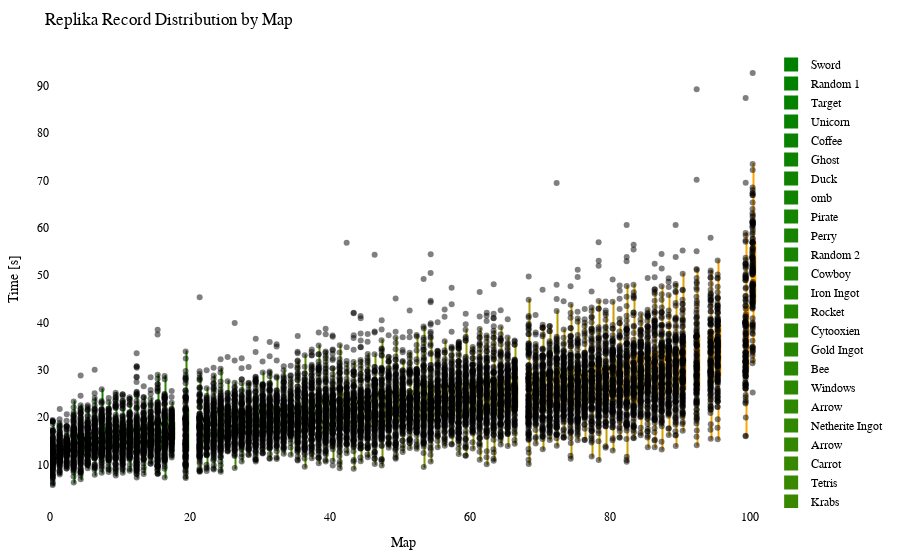

Source (notebook cell):
### Code cell
import plotly.graph_objects as go
import plotly.io as pio
from matplotlib.colors import LinearSegmentedColormap, to_hex

df = getRecordsDataframe(minigame="Replika")

# sort df columns by mean value 
df = df.reindex(df.mean().sort_values().index, axis=1)

# drop sum column
df = df.drop(columns=["Sum"])

# replace 25 with NaN
df = df.replace(25, np.nan)

# remove "ms " from column names
df.columns = df.columns.str.replace('ms ', '')

# Exclude the first column (assuming it's the column you don't want to include)
df_to_html = df.iloc[:, 1:]

# Calculate the offset for centering the data points
num_columns = len(df_to_html.columns)
offset = 0.5

# Create a green to orange gradient
cmap = LinearSegmentedColormap.from_list("green_orange", ["green", "orange"])
colors = [to_hex(cmap(i / (num_columns - 1))) for i in range(num_columns)]

# Create a Swarm plot using Plotly
fig = go.Figure()

for i, (column, color) in enumerate(zip(df_to_html.columns, colors)):
    x_values = [i + offset] * len(df_to_html[column])  # Adjust x-values with offset for horizontal centering
    fig.add_trace(go.Box(x=x_values,
                         y=df_to_html[column],
                         name=column,
                         boxpoints='all',
                         pointpos=-0.5,  # Adjust point position to prevent overlapping
                         marker=dict(color='rgba(0,0,0,0.5)', size=6),  # Adjust marker color and size
                         line=dict(color=color),
                         fillcolor=color,
                         hovertext=df_to_html.index,
                         hoverinfo='name+text+y',
                         showlegend=True))

fig.update_layout(title="Replika Record Distribution by Map",
                  xaxis=dict(title="Map"),
                  yaxis=dict(title="Time [s]"),
                  showlegend=True,
                  font=dict(family="Arial", size=12, color="black"),  # Customize font
                  plot_bgcolor="white",  # Set background color
                  margin=dict(l=50, r=50, t=50, b=50),  # Adjust margins for better layout
                  )

# Show the figure
fig.show()

# Export the plot to an HTML file
pio.write_html(fig, "out/repl_swarm_plot.html")

### Figure 1 — Plotly figure (JSON) as saved in the notebook; plotly's stock layout.template omitted (floating-point values rounded to 4 significant figures; data arrays with more than 128 entries replaced by an {"elided": "..."} marker saying what was removed)
{"data": [{"boxpoints": "all", "fillcolor": "#008000", "hoverinfo": "name+text+y", "hovertext": {"elided": "212 str values"}, "line": {"color": "#008000"}, "marker": {"color": "rgba(0,0,0,0.5)", "size": 6}, "name": "Sword", "pointpos": -0.5, "showlegend": true, "type": "box", "x": {"elided": "212 float values"}, "y": {"elided": "212 float values"}}, {"boxpoints": "all", "fillcolor": "#028000", "hoverinfo": "name+text+y", "hovertext": {"elided": "212 str values"}, "line": {"color": "#028000"}, "marker": {"color": "rgba(0,0,0,0.5)", "size": 6}, "name": "Random 1", "pointpos": -0.5, "showlegend": true, "type": "box", "x": {"elided": "212 float values"}, "y": {"elided": "212 float values"}}, {"boxpoints": "all", "fillcolor": "#058100", "hoverinfo": "name+text+y", "hovertext": {"elided": "212 str values"}, "line": {"color": "#058100"}, "marker": {"color": "rgba(0,0,0,0.5)", "size": 6}, "name": "Target", "pointpos": -0.5, "showlegend": true, "type": "box", "x": {"elided": "212 float values"}, "y": {"elided": "212 float values"}}, {"boxpoints": "all", "fillcolor": "#078100", "hoverinfo": "name+text+y", "hovertext": {"elided": "212 str values"}, "line": {"color": "#078100"}, "marker": {"color": "rgba(0,0,0,0.5)", "size": 6}, "name": "Unicorn", "pointpos": -0.5, "showlegend": true, "type": "box", "x": {"elided": "212 float values"}, "y": {"elided": "212 float values"}}, {"boxpoints": "all", "fillcolor": "#0a8100", "hoverinfo": "name+text+y", "hovertext": {"elided": "212 str values"}, "line": {"color": "#0a8100"}, "marker": {"color": "rgba(0,0,0,0.5)", "size": 6}, "name": "Coffee", "pointpos": -0.5, "showlegend": true, "type": "box", "x": {"elided": "212 float values"}, "y": {"elided": "212 float values"}}, {"boxpoints": "all", "fillcolor": "#0c8200", "hoverinfo": "name+text+y", "hovertext": {"elided": "212 str values"}, "line": {"color": "#0c8200"}, "marker": {"color": "rgba(0,0,0,0.5)", "size": 6}, "name": "Ghost", "pointpos": -0.5, "showlegend": true, "type": "box", "x": {"elided": "212 float values"}, "y": {"elided": "212 float values"}}, {"boxpoints": "all", "fillcolor": "#0f8200", "hoverinfo": "name+text+y", "hovertext": {"elided": "212 str values"}, "line": {"color": "#0f8200"}, "marker": {"color": "rgba(0,0,0,0.5)", "size": 6}, "name": "Duck", "pointpos": -0.5, "showlegend": true, "type": "box", "x": {"elided": "212 float values"}, "y": {"elided": "212 float values"}}, {"boxpoints": "all", "fillcolor": "#118200", "hoverinfo": "name+text+y", "hovertext": {"elided": "212 str values"}, "line": {"color": "#118200"}, "marker": {"color": "rgba(0,0,0,0.5)", "size": 6}, "name": "omb", "pointpos": -0.5, "showlegend": true, "type": "box", "x": {"elided": "212 float values"}, "y": {"elided": "212 float values"}}, {"boxpoints": "all", "fillcolor": "#148300", "hoverinfo": "name+text+y", "hovertext": {"elided": "212 str values"}, "line": {"color": "#148300"}, "marker": {"color": "rgba(0,0,0,0.5)", "size": 6}, "name": "Pirate", "pointpos": -0.5, "showlegend": true, "type": "box", "x": {"elided": "212 float values"}, "y": {"elided": "212 float values"}}, {"boxpoints": "all", "fillcolor": "#178300", "hoverinfo": "name+text+y", "hovertext": {"elided": "212 str values"}, "line": {"color": "#178300"}, "marker": {"color": "rgba(0,0,0,0.5)", "size": 6}, "name": "Perry", "pointpos": -0.5, "showlegend": true, "type": "box", "x": {"elided": "212 float values"}, "y": {"elided": "212 float values"}}, {"boxpoints": "all", "fillcolor": "#198400", "hoverinfo": "name+text+y", "hovertext": {"elided": "212 str values"}, "line": {"color": "#198400"}, "marker": {"color": "rgba(0,0,0,0.5)", "size": 6}, "name": "Random 2", "pointpos": -0.5, "showlegend": true, "type": "box", "x": {"elided": "212 float values"}, "y": {"elided": "212 float values"}}, {"boxpoints": "all", "fillcolor": "#1c8400", "hoverinfo": "name+text+y", "hovertext": {"elided": "212 str values"}, "line": {"color": "#1c8400"}, "marker": {"color": "rgba(0,0,0,0.5)", "size": 6}, "name": "Cowboy", "pointpos": -0.5, "showlegend": true, "type": "box", "x": {"elided": "212 float values"}, "y": {"elided": "212 float values"}}, {"boxpoints": "all", "fillcolor": "#1e8400", "hoverinfo": "name+text+y", "hovertext": {"elided": "212 str values"}, "line": {"color": "#1e8400"}, "marker": {"color": "rgba(0,0,0,0.5)", "size": 6}, "name": "Iron Ingot", "pointpos": -0.5, "showlegend": true, "type": "box", "x": {"elided": "212 float values"}, "y": {"elided": "212 float values"}}, {"boxpoints": "all", "fillcolor": "#218500", "hoverinfo": "name+text+y", "hovertext": {"elided": "212 str values"}, "line": {"color": "#218500"}, "marker": {"color": "rgba(0,0,0,0.5)", "size": 6}, "name": "Rocket", "pointpos": -0.5, "showlegend": true, "type": "box", "x": {"elided": "212 float values"}, "y": {"elided": "212 float values"}}, {"boxpoints": "all", "fillcolor": "#238500", "hoverinfo": "name+text+y", "hovertext": {"elided": "212 str values"}, "line": {"color": "#238500"}, "marker": {"color": "rgba(0,0,0,0.5)", "size": 6}, "name": "Cytooxien", "pointpos": -0.5, "showlegend": true, "type": "box", "x": {"elided": "212 float values"}, "y": {"elided": "212 float values"}}, {"boxpoints": "all", "fillcolor": "#268600", "hoverinfo": "name+text+y", "hovertext": {"elided": "212 str values"}, "line": {"color": "#268600"}, "marker": {"color": "rgba(0,0,0,0.5)", "size": 6}, "name": "Gold Ingot", "pointpos": -0.5, "showlegend": true, "type": "box", "x": {"elided": "212 float values"}, "y": {"elided": "212 float values"}}, {"boxpoints": "all", "fillcolor": "#288600", "hoverinfo": "name+text+y", "hovertext": {"elided": "212 str values"}, "line": {"color": "#288600"}, "marker": {"color": "rgba(0,0,0,0.5)", "size": 6}, "name": "Bee", "pointpos": -0.5, "showlegend": true, "type": "box", "x": {"elided": "212 float values"}, "y": {"elided": "212 float values"}}, {"boxpoints": "all", "fillcolor": "#2b8600", "hoverinfo": "name+text+y", "hovertext": {"elided": "212 str values"}, "line": {"color": "#2b8600"}, "marker": {"color": "rgba(0,0,0,0.5)", "size": 6}, "name": "Windows", "pointpos": -0.5, "showlegend": true, "type": "box", "x": {"elided": "212 float values"}, "y": {"elided": "212 float values"}}, {"boxpoints": "all", "fillcolor": "#2e8700", "hoverinfo": "name+text+y", "hovertext": {"elided": "212 str values"}, "line": {"color": "#2e8700"}, "marker": {"color": "rgba(0,0,0,0.5)", "size": 6}, "name": "Arrow", "pointpos": -0.5, "showlegend": true, "type": "box", "x": {"elided": "212 float values"}, "y": {"elided": "212x2 float values"}}, {"boxpoints": "all", "fillcolor": "#308700", "hoverinfo": "name+text+y", "hovertext": {"elided": "212 str values"}, "line": {"color": "#308700"}, "marker": {"color": "rgba(0,0,0,0.5)", "size": 6}, "name": "Netherite Ingot", "pointpos": -0.5, "showlegend": true, "type": "box", "x": {"elided": "212 float values"}, "y": {"elided": "212 float values"}}, {"boxpoints": "all", "fillcolor": "#338700", "hoverinfo": "name+text+y", "hovertext": {"elided": "212 str values"}, "line": {"color": "#338700"}, "marker": {"color": "rgba(0,0,0,0.5)", "size": 6}, "name": "Arrow", "pointpos": -0.5, "showlegend": true, "type": "box", "x": {"elided": "212 float values"}, "y": {"elided": "212x2 float values"}}, {"boxpoints": "all", "fillcolor": "#358800", "hoverinfo": "name+text+y", "hovertext": {"elided": "212 str values"}, "line": {"color": "#358800"}, "marker": {"color": "rgba(0,0,0,0.5)", "size": 6}, "name": "Carrot", "pointpos": -0.5, "showlegend": true, "type": "box", "x": {"elided": "212 float values"}, "y": {"elided": "212 float values"}}, {"boxpoints": "all", "fillcolor": "#388800", "hoverinfo": "name+text+y", "hovertext": {"elided": "212 str values"}, "line": {"color": "#388800"}, "marker": {"color": "rgba(0,0,0,0.5)", "size": 6}, "name": "Tetris", "pointpos": -0.5, "showlegend": true, "type": "box", "x": {"elided": "212 float values"}, "y": {"elided": "212 float values"}}, {"boxpoints": "all", "fillcolor": "#3a8800", "hoverinfo": "name+text+y", "hovertext": {"elided": "212 str values"}, "line": {"color": "#3a8800"}, "marker": {"color": "rgba(0,0,0,0.5)", "size": 6}, "name": "Krabs", "pointpos": -0.5, "showlegend": true, "type": "box", "x": {"elided": "212 float values"}, "y": {"elided": "212 float values"}}, {"boxpoints": "all", "fillcolor": "#3d8900", "hoverinfo": "name+text+y", "hovertext": {"elided": "212 str values"}, "line": {"color": "#3d8900"}, "marker": {"color": "rgba(0,0,0,0.5)", "size": 6}, "name": "Poppy", "pointpos": -0.5, "showlegend": true, "type": "box", "x": {"elided": "212 float values"}, "y": {"elided": "212 float values"}}, {"boxpoints": "all", "fillcolor": "#408900", "hoverinfo": "name+text+y", "hovertext": {"elided": "212 str values"}, "line": {"color": "#408900"}, "marker": {"color": "rgba(0,0,0,0.5)", "size": 6}, "name": "Cookie", "pointpos": -0.5, "showlegend": true, "type": "box", "x": {"elided": "212 float values"}, "y": {"elided": "212 float values"}}, {"boxpoints": "all", "fillcolor": "#428a00", "hoverinfo": "name+text+y", "hovertext": {"elided": "212 str values"}, "line": {"color": "#428a00"}, "marker": {"color": "rgba(0,0,0,0.5)", "size": 6}, "name": "Koopa", "pointpos": -0.5, "showlegend": true, "type": "box", "x": {"elided": "212 float values"}, "y": {"elided": "212 float values"}}, {"boxpoints": "all", "fillcolor": "#458a00", "hoverinfo": "name+text+y", "hovertext": {"elided": "212 str values"}, "line": {"color": "#458a00"}, "marker": {"color": "rgba(0,0,0,0.5)", "size": 6}, "name": "Water Temple", "pointpos": -0.5, "showlegend": true, "type": "box", "x": {"elided": "212 float values"}, "y": {"elided": "212 float values"}}, {"boxpoints": "all", "fillcolor": "#478a00", "hoverinfo": "name+text+y", "hovertext": {"elided": "212 str values"}, "line": {"color": "#478a00"}, "marker": {"color": "rgba(0,0,0,0.5)", "size": 6}, "name": "Twitch", "pointpos": -0.5, "showlegend": true, "type": "box", "x": {"elided": "212 float values"}, "y": {"elided": "212 float values"}}, {"boxpoints": "all", "fillcolor": "#4a8b00", "hoverinfo": "name+text+y", "hovertext": {"elided": "212 str values"}, "line": {"color": "#4a8b00"}, "marker": {"color": "rgba(0,0,0,0.5)", "size": 6}, "name": "Pacman Ghost", "pointpos": -0.5, "showlegend": true, "type": "box", "x": {"elided": "212 float values"}, "y": {"elided": "212 float values"}}, {"boxpoints": "all", "fillcolor": "#4c8b00", "hoverinfo": "name+text+y", "hovertext": {"elided": "212 str values"}, "line": {"color": "#4c8b00"}, "marker": {"color": "rgba(0,0,0,0.5)", "size": 6}, "name": "Diskette", "pointpos": -0.5, "showlegend": true, "type": "box", "x": {"elided": "212 float values"}, "y": {"elided": "212 float values"}}, {"boxpoints": "all", "fillcolor": "#4f8b00", "hoverinfo": "name+text+y", "hovertext": {"elided": "212 str values"}, "line": {"color": "#4f8b00"}, "marker": {"color": "rgba(0,0,0,0.5)", "size": 6}, "name": "Mario", "pointpos": -0.5, "showlegend": true, "type": "box", "x": {"elided": "212 float values"}, "y": {"elided": "212 float values"}}, {"boxpoints": "all", "fillcolor": "#518c00", "hoverinfo": "name+text+y", "hovertext": {"elided": "212 str values"}, "line": {"color": "#518c00"}, "marker": {"color": "rgba(0,0,0,0.5)", "size": 6}, "name": "Controller", "pointpos": -0.5, "showlegend": true, "type": "box", "x": {"elided": "212 float values"}, "y": {"elided": "212 float values"}}, {"boxpoints": "all", "fillcolor": "#548c00", "hoverinfo": "name+text+y", "hovertext": {"elided": "212 str values"}, "line": {"color": "#548c00"}, "marker": {"color": "rgba(0,0,0,0.5)", "size": 6}, "name": "Poke Ball", "pointpos": -0.5, "showlegend": true, "type": "box", "x": {"elided": "212 float values"}, "y": {"elided": "212 float values"}}, {"boxpoints": "all", "fillcolor": "#578d00", "hoverinfo": "name+text+y", "hovertext": {"elided": "212 str values"}, "line": {"color": "#578d00"}, "marker": {"color": "rgba(0,0,0,0.5)", "size": 6}, "name": "Camera", "pointpos": -0.5, "showlegend": true, "type": "box", "x": {"elided": "212 float values"}, "y": {"elided": "212 float values"}}, {"boxpoints": "all", "fillcolor": "#598d00", "hoverinfo": "name+text+y", "hovertext": {"elided": "212 str values"}, "line": {"color": "#598d00"}, "marker": {"color": "rgba(0,0,0,0.5)", "size": 6}, "name": "House", "pointpos": -0.5, "showlegend": true, "type": "box", "x": {"elided": "212 float values"}, "y": {"elided": "212 float values"}}, {"boxpoints": "all", "fillcolor": "#5c8d00", "hoverinfo": "name+text+y", "hovertext": {"elided": "212 str values"}, "line": {"color": "#5c8d00"}, "marker": {"color": "rgba(0,0,0,0.5)", "size": 6}, "name": "Caterpie", "pointpos": -0.5, "showlegend": true, "type": "box", "x": {"elided": "212 float values"}, "y": {"elided": "212 float values"}}, {"boxpoints": "all", "fillcolor": "#5e8e00", "hoverinfo": "name+text+y", "hovertext": {"elided": "212 str values"}, "line": {"color": "#5e8e00"}, "marker": {"color": "rgba(0,0,0,0.5)", "size": 6}, "name": "YouTube", "pointpos": -0.5, "showlegend": true, "type": "box", "x": {"elided": "212 float values"}, "y": {"elided": "212 float values"}}, {"boxpoints": "all", "fillcolor": "#618e00", "hoverinfo": "name+text+y", "hovertext": {"elided": "212 str values"}, "line": {"color": "#618e00"}, "marker": {"color": "rgba(0,0,0,0.5)", "size": 6}, "name": "Sonic", "pointpos": -0.5, "showlegend": true, "type": "box", "x": {"elided": "212 float values"}, "y": {"elided": "212 float values"}}, {"boxpoints": "all", "fillcolor": "#638e00", "hoverinfo": "name+text+y", "hovertext": {"elided": "212 str values"}, "line": {"color": "#638e00"}, "marker": {"color": "rgba(0,0,0,0.5)", "size": 6}, "name": "Chicken", "pointpos": -0.5, "showlegend": true, "type": "box", "x": {"elided": "212 float values"}, "y": {"elided": "212 float values"}}, {"boxpoints": "all", "fillcolor": "#668f00", "hoverinfo": "name+text+y", "hovertext": {"elided": "212 str values"}, "line": {"color": "#668f00"}, "marker": {"color": "rgba(0,0,0,0.5)", "size": 6}, "name": "Parrot", "pointpos": -0.5, "showlegend": true, "type": "box", "x": {"elided": "212 float values"}, "y": {"elided": "212 float values"}}, {"boxpoints": "all", "fillcolor": "#688f00", "hoverinfo": "name+text+y", "hovertext": {"elided": "212 str values"}, "line": {"color": "#688f00"}, "marker": {"color": "rgba(0,0,0,0.5)", "size": 6}, "name": "Excavator", "pointpos": -0.5, "showlegend": true, "type": "box", "x": {"elided": "212 float values"}, "y": {"elided": "212 float values"}}, {"boxpoints": "all", "fillcolor": "#6b9000", "hoverinfo": "name+text+y", "hovertext": {"elided": "212 str values"}, "line": {"color": "#6b9000"}, "marker": {"color": "rgba(0,0,0,0.5)", "size": 6}, "name": "Twitter", "pointpos": -0.5, "showlegend": true, "type": "box", "x": {"elided": "212 float values"}, "y": {"elided": "212 float values"}}, {"boxpoints": "all", "fillcolor": "#6e9000", "hoverinfo": "name+text+y", "hovertext": {"elided": "212 str values"}, "line": {"color": "#6e9000"}, "marker": {"color": "rgba(0,0,0,0.5)", "size": 6}, "name": "Baby Yoda", "pointpos": -0.5, "showlegend": true, "type": "box", "x": {"elided": "212 float values"}, "y": {"elided": "212 float values"}}, {"boxpoints": "all", "fillcolor": "#709000", "hoverinfo": "name+text+y", "hovertext": {"elided": "212 str values"}, "line": {"color": "#709000"}, "marker": {"color": "rgba(0,0,0,0.5)", "size": 6}, "name": "Frog", "pointpos": -0.5, "showlegend": true, "type": "box", "x": {"elided": "212 float values"}, "y": {"elided": "212 float values"}}, {"boxpoints": "all", "fillcolor": "#739100", "hoverinfo": "name+text+y", "hovertext": {"elided": "212 str values"}, "line": {"color": "#739100"}, "marker": {"color": "rgba(0,0,0,0.5)", "size": 6}, "name": "of Meat", "pointpos": -0.5, "showlegend": true, "type": "box", "x": {"elided": "212 float values"}, "y": {"elided": "212 float values"}}, {"boxpoints": "all", "fillcolor": "#759100", "hoverinfo": "name+text+y", "hovertext": {"elided": "212 str values"}, "line": {"color": "#759100"}, "marker": {"color": "rgba(0,0,0,0.5)", "size": 6}, "name": "Egg", "pointpos": -0.5, "showlegend": true, "type": "box", "x": {"elided": "212 float values"}, "y": {"elided": "212 float values"}}, {"boxpoints": "all", "fillcolor": "#789100", "hoverinfo": "name+text+y", "hovertext": {"elided": "212 str values"}, "line": {"color": "#789100"}, "marker": {"color": "rgba(0,0,0,0.5)", "size": 6}, "name": "Fox", "pointpos": -0.5, "showlegend": true, "type": "box", "x": {"elided": "212 float values"}, "y": {"elided": "212 float values"}}, {"boxpoints": "all", "fillcolor": "#7a9200", "hoverinfo": "name+text+y", "hovertext": {"elided": "212 str values"}, "line": {"color": "#7a9200"}, "marker": {"color": "rgba(0,0,0,0.5)", "size": 6}, "name": "Thinking", "pointpos": -0.5, "showlegend": true, "type": "box", "x": {"elided": "212 float values"}, "y": {"elided": "212 float values"}}, {"boxpoints": "all", "fillcolor": "#7d9200", "hoverinfo": "name+text+y", "hovertext": {"elided": "212 str values"}, "line": {"color": "#7d9200"}, "marker": {"color": "rgba(0,0,0,0.5)", "size": 6}, "name": "The Sea", "pointpos": -0.5, "showlegend": true, "type": "box", "x": {"elided": "212 float values"}, "y": {"elided": "212 float values"}}, {"boxpoints": "all", "fillcolor": "#809300", "hoverinfo": "name+text+y", "hovertext": {"elided": "212 str values"}, "line": {"color": "#809300"}, "marker": {"color": "rgba(0,0,0,0.5)", "size": 6}, "name": "Thinking 2", "pointpos": -0.5, "showlegend": true, "type": "box", "x": {"elided": "212 float values"}, "y": {"elided": "212 float values"}}, {"boxpoints": "all", "fillcolor": "#829300", "hoverinfo": "name+text+y", "hovertext": {"elided": "212 str values"}, "line": {"color": "#829300"}, "marker": {"color": "rgba(0,0,0,0.5)", "size": 6}, "name": "ppHop 2", "pointpos": -0.5, "showlegend": true, "type": "box", "x": {"elided": "212 float values"}, "y": {"elided": "212 float values"}}, {"boxpoints": "all", "fillcolor": "#859300", "hoverinfo": "name+text+y", "hovertext": {"elided": "212 str values"}, "line": {"color": "#859300"}, "marker": {"color": "rgba(0,0,0,0.5)", "size": 6}, "name": "Tree", "pointpos": -0.5, "showlegend": true, "type": "box", "x": {"elided": "212 float values"}, "y": {"elided": "212 float values"}}, {"boxpoints": "all", "fillcolor": "#879400", "hoverinfo": "name+text+y", "hovertext": {"elided": "212 str values"}, "line": {"color": "#879400"}, "marker": {"color": "rgba(0,0,0,0.5)", "size": 6}, "name": "Sheep", "pointpos": -0.5, "showlegend": true, "type": "box", "x": {"elided": "212 float values"}, "y": {"elided": "212 float values"}}, {"boxpoints": "all", "fillcolor": "#8a9400", "hoverinfo": "name+text+y", "hovertext": {"elided": "212 str values"}, "line": {"color": "#8a9400"}, "marker": {"color": "rgba(0,0,0,0.5)", "size": 6}, "name": "Pizza", "pointpos": -0.5, "showlegend": true, "type": "box", "x": {"elided": "212 float values"}, "y": {"elided": "212 float values"}}, {"boxpoints": "all", "fillcolor": "#8c9400", "hoverinfo": "name+text+y", "hovertext": {"elided": "212 str values"}, "line": {"color": "#8c9400"}, "marker": {"color": "rgba(0,0,0,0.5)", "size": 6}, "name": "Skeleton", "pointpos": -0.5, "showlegend": true, "type": "box", "x": {"elided": "212 float values"}, "y": {"elided": "212 float values"}}, {"boxpoints": "all", "fillcolor": "#8f9500", "hoverinfo": "name+text+y", "hovertext": {"elided": "212 str values"}, "line": {"color": "#8f9500"}, "marker": {"color": "rgba(0,0,0,0.5)", "size": 6}, "name": "Heart", "pointpos": -0.5, "showlegend": true, "type": "box", "x": {"elided": "212 float values"}, "y": {"elided": "212 float values"}}, {"boxpoints": "all", "fillcolor": "#919500", "hoverinfo": "name+text+y", "hovertext": {"elided": "212 str values"}, "line": {"color": "#919500"}, "marker": {"color": "rgba(0,0,0,0.5)", "size": 6}, "name": "Up", "pointpos": -0.5, "showlegend": true, "type": "box", "x": {"elided": "212 float values"}, "y": {"elided": "212 float values"}}, {"boxpoints": "all", "fillcolor": "#949500", "hoverinfo": "name+text+y", "hovertext": {"elided": "212 str values"}, "line": {"color": "#949500"}, "marker": {"color": "rgba(0,0,0,0.5)", "size": 6}, "name": "French Fries", "pointpos": -0.5, "showlegend": true, "type": "box", "x": {"elided": "212 float values"}, "y": {"elided": "212 float values"}}, {"boxpoints": "all", "fillcolor": "#979600", "hoverinfo": "name+text+y", "hovertext": {"elided": "212 str values"}, "line": {"color": "#979600"}, "marker": {"color": "rgba(0,0,0,0.5)", "size": 6}, "name": "Mountain", "pointpos": -0.5, "showlegend": true, "type": "box", "x": {"elided": "212 float values"}, "y": {"elided": "212 float values"}}, {"boxpoints": "all", "fillcolor": "#999600", "hoverinfo": "name+text+y", "hovertext": {"elided": "212 str values"}, "line": {"color": "#999600"}, "marker": {"color": "rgba(0,0,0,0.5)", "size": 6}, "name": "Among Us", "pointpos": -0.5, "showlegend": true, "type": "box", "x": {"elided": "212 float values"}, "y": {"elided": "212 float values"}}, {"boxpoints": "all", "fillcolor": "#9c9700", "hoverinfo": "name+text+y", "hovertext": {"elided": "212 str values"}, "line": {"color": "#9c9700"}, "marker": {"color": "rgba(0,0,0,0.5)", "size": 6}, "name": "Wizard", "pointpos": -0.5, "showlegend": true, "type": "box", "x": {"elided": "212 float values"}, "y": {"elided": "212 float values"}}, {"boxpoints": "all", "fillcolor": "#9e9700", "hoverinfo": "name+text+y", "hovertext": {"elided": "212 str values"}, "line": {"color": "#9e9700"}, "marker": {"color": "rgba(0,0,0,0.5)", "size": 6}, "name": "Eevee", "pointpos": -0.5, "showlegend": true, "type": "box", "x": {"elided": "212 float values"}, "y": {"elided": "212 float values"}}, {"boxpoints": "all", "fillcolor": "#a19700", "hoverinfo": "name+text+y", "hovertext": {"elided": "212 str values"}, "line": {"color": "#a19700"}, "marker": {"color": "rgba(0,0,0,0.5)", "size": 6}, "name": "Cherry", "pointpos": -0.5, "showlegend": true, "type": "box", "x": {"elided": "212 float values"}, "y": {"elided": "212 float values"}}, {"boxpoints": "all", "fillcolor": "#a39800", "hoverinfo": "name+text+y", "hovertext": {"elided": "212 str values"}, "line": {"color": "#a39800"}, "marker": {"color": "rgba(0,0,0,0.5)", "size": 6}, "name": "Hourglass", "pointpos": -0.5, "showlegend": true, "type": "box", "x": {"elided": "212 float values"}, "y": {"elided": "212 float values"}}, {"boxpoints": "all", "fillcolor": "#a69800", "hoverinfo": "name+text+y", "hovertext": {"elided": "212 str values"}, "line": {"color": "#a69800"}, "marker": {"color": "rgba(0,0,0,0.5)", "size": 6}, "name": "Galaxian Alien", "pointpos": -0.5, "showlegend": true, "type": "box", "x": {"elided": "212 float values"}, "y": {"elided": "212 float values"}}, {"boxpoints": "all", "fillcolor": "#a89800", "hoverinfo": "name+text+y", "hovertext": {"elided": "212 str values"}, "line": {"color": "#a89800"}, "marker": {"color": "rgba(0,0,0,0.5)", "size": 6}, "name": "Blue Monster", "pointpos": -0.5, "showlegend": true, "type": "box", "x": {"elided": "212 float values"}, "y": {"elided": "212 float values"}}, {"boxpoints": "all", "fillcolor": "#ab9900", "hoverinfo": "name+text+y", "hovertext": {"elided": "212 str values"}, "line": {"color": "#ab9900"}, "marker": {"color": "rgba(0,0,0,0.5)", "size": 6}, "name": "Cow", "pointpos": -0.5, "showlegend": true, "type": "box", "x": {"elided": "212 float values"}, "y": {"elided": "212x2 float values"}}, {"boxpoints": "all", "fillcolor": "#ae9900", "hoverinfo": "name+text+y", "hovertext": {"elided": "212 str values"}, "line": {"color": "#ae9900"}, "marker": {"color": "rgba(0,0,0,0.5)", "size": 6}, "name": "Penguin", "pointpos": -0.5, "showlegend": true, "type": "box", "x": {"elided": "212 float values"}, "y": {"elided": "212 float values"}}, {"boxpoints": "all", "fillcolor": "#b09a00", "hoverinfo": "name+text+y", "hovertext": {"elided": "212 str values"}, "line": {"color": "#b09a00"}, "marker": {"color": "rgba(0,0,0,0.5)", "size": 6}, "name": "Spider", "pointpos": -0.5, "showlegend": true, "type": "box", "x": {"elided": "212 float values"}, "y": {"elided": "212 float values"}}, {"boxpoints": "all", "fillcolor": "#b39a00", "hoverinfo": "name+text+y", "hovertext": {"elided": "212 str values"}, "line": {"color": "#b39a00"}, "marker": {"color": "rgba(0,0,0,0.5)", "size": 6}, "name": "ppHop 1", "pointpos": -0.5, "showlegend": true, "type": "box", "x": {"elided": "212 float values"}, "y": {"elided": "212 float values"}}, {"boxpoints": "all", "fillcolor": "#b59a00", "hoverinfo": "name+text+y", "hovertext": {"elided": "212 str values"}, "line": {"color": "#b59a00"}, "marker": {"color": "rgba(0,0,0,0.5)", "size": 6}, "name": "Turtle", "pointpos": -0.5, "showlegend": true, "type": "box", "x": {"elided": "212 float values"}, "y": {"elided": "212 float values"}}, {"boxpoints": "all", "fillcolor": "#b89b00", "hoverinfo": "name+text+y", "hovertext": {"elided": "212 str values"}, "line": {"color": "#b89b00"}, "marker": {"color": "rgba(0,0,0,0.5)", "size": 6}, "name": "Zombie", "pointpos": -0.5, "showlegend": true, "type": "box", "x": {"elided": "212 float values"}, "y": {"elided": "212 float values"}}, {"boxpoints": "all", "fillcolor": "#ba9b00", "hoverinfo": "name+text+y", "hovertext": {"elided": "212 str values"}, "line": {"color": "#ba9b00"}, "marker": {"color": "rgba(0,0,0,0.5)", "size": 6}, "name": "Slime", "pointpos": -0.5, "showlegend": true, "type": "box", "x": {"elided": "212 float values"}, "y": {"elided": "212 float values"}}, {"boxpoints": "all", "fillcolor": "#bd9b00", "hoverinfo": "name+text+y", "hovertext": {"elided": "212 str values"}, "line": {"color": "#bd9b00"}, "marker": {"color": "rgba(0,0,0,0.5)", "size": 6}, "name": "Mouse", "pointpos": -0.5, "showlegend": true, "type": "box", "x": {"elided": "212 float values"}, "y": {"elided": "212 float values"}}, {"boxpoints": "all", "fillcolor": "#c09c00", "hoverinfo": "name+text+y", "hovertext": {"elided": "212 str values"}, "line": {"color": "#c09c00"}, "marker": {"color": "rgba(0,0,0,0.5)", "size": 6}, "name": "muss los", "pointpos": -0.5, "showlegend": true, "type": "box", "x": {"elided": "212 float values"}, "y": {"elided": "212 float values"}}, {"boxpoints": "all", "fillcolor": "#c29c00", "hoverinfo": "name+text+y", "hovertext": {"elided": "212 str values"}, "line": {"color": "#c29c00"}, "marker": {"color": "rgba(0,0,0,0.5)", "size": 6}, "name": "Instagram", "pointpos": -0.5, "showlegend": true, "type": "box", "x": {"elided": "212 float values"}, "y": {"elided": "212 float values"}}, {"boxpoints": "all", "fillcolor": "#c59d00", "hoverinfo": "name+text+y", "hovertext": {"elided": "212 str values"}, "line": {"color": "#c59d00"}, "marker": {"color": "rgba(0,0,0,0.5)", "size": 6}, "name": "Skeleton Skull", "pointpos": -0.5, "showlegend": true, "type": "box", "x": {"elided": "212 float values"}, "y": {"elided": "212 float values"}}, {"boxpoints": "all", "fillcolor": "#c79d00", "hoverinfo": "name+text+y", "hovertext": {"elided": "212 str values"}, "line": {"color": "#c79d00"}, "marker": {"color": "rgba(0,0,0,0.5)", "size": 6}, "name": "Blinky", "pointpos": -0.5, "showlegend": true, "type": "box", "x": {"elided": "212 float values"}, "y": {"elided": "212 float values"}}, {"boxpoints": "all", "fillcolor": "#ca9d00", "hoverinfo": "name+text+y", "hovertext": {"elided": "212 str values"}, "line": {"color": "#ca9d00"}, "marker": {"color": "rgba(0,0,0,0.5)", "size": 6}, "name": "Charizard", "pointpos": -0.5, "showlegend": true, "type": "box", "x": {"elided": "212 float values"}, "y": {"elided": "212 float values"}}, {"boxpoints": "all", "fillcolor": "#cc9e00", "hoverinfo": "name+text+y", "hovertext": {"elided": "212 str values"}, "line": {"color": "#cc9e00"}, "marker": {"color": "rgba(0,0,0,0.5)", "size": 6}, "name": "Cake", "pointpos": -0.5, "showlegend": true, "type": "box", "x": {"elided": "212 float values"}, "y": {"elided": "212 float values"}}, {"boxpoints": "all", "fillcolor": "#cf9e00", "hoverinfo": "name+text+y", "hovertext": {"elided": "212 str values"}, "line": {"color": "#cf9e00"}, "marker": {"color": "rgba(0,0,0,0.5)", "size": 6}, "name": "Globe", "pointpos": -0.5, "showlegend": true, "type": "box", "x": {"elided": "212 float values"}, "y": {"elided": "212 float values"}}, {"boxpoints": "all", "fillcolor": "#d19e00", "hoverinfo": "name+text+y", "hovertext": {"elided": "212 str values"}, "line": {"color": "#d19e00"}, "marker": {"color": "rgba(0,0,0,0.5)", "size": 6}, "name": "Apple", "pointpos": -0.5, "showlegend": true, "type": "box", "x": {"elided": "212 float values"}, "y": {"elided": "212 float values"}}, {"boxpoints": "all", "fillcolor": "#d49f00", "hoverinfo": "name+text+y", "hovertext": {"elided": "212 str values"}, "line": {"color": "#d49f00"}, "marker": {"color": "rgba(0,0,0,0.5)", "size": 6}, "name": "Princess", "pointpos": -0.5, "showlegend": true, "type": "box", "x": {"elided": "212 float values"}, "y": {"elided": "212 float values"}}, {"boxpoints": "all", "fillcolor": "#d79f00", "hoverinfo": "name+text+y", "hovertext": {"elided": "212 str values"}, "line": {"color": "#d79f00"}, "marker": {"color": "rgba(0,0,0,0.5)", "size": 6}, "name": "TNT", "pointpos": -0.5, "showlegend": true, "type": "box", "x": {"elided": "212 float values"}, "y": {"elided": "212 float values"}}, {"boxpoints": "all", "fillcolor": "#d99f00", "hoverinfo": "name+text+y", "hovertext": {"elided": "212 str values"}, "line": {"color": "#d99f00"}, "marker": {"color": "rgba(0,0,0,0.5)", "size": 6}, "name": "Smurf", "pointpos": -0.5, "showlegend": true, "type": "box", "x": {"elided": "212 float values"}, "y": {"elided": "212 float values"}}, {"boxpoints": "all", "fillcolor": "#dca000", "hoverinfo": "name+text+y", "hovertext": {"elided": "212 str values"}, "line": {"color": "#dca000"}, "marker": {"color": "rgba(0,0,0,0.5)", "size": 6}, "name": "Kitty", "pointpos": -0.5, "showlegend": true, "type": "box", "x": {"elided": "212 float values"}, "y": {"elided": "212 float values"}}, {"boxpoints": "all", "fillcolor": "#dea000", "hoverinfo": "name+text+y", "hovertext": {"elided": "212 str values"}, "line": {"color": "#dea000"}, "marker": {"color": "rgba(0,0,0,0.5)", "size": 6}, "name": "Robin Hood", "pointpos": -0.5, "showlegend": true, "type": "box", "x": {"elided": "212 float values"}, "y": {"elided": "212 float values"}}, {"boxpoints": "all", "fillcolor": "#e1a100", "hoverinfo": "name+text+y", "hovertext": {"elided": "212 str values"}, "line": {"color": "#e1a100"}, "marker": {"color": "rgba(0,0,0,0.5)", "size": 6}, "name": "Mooshroom", "pointpos": -0.5, "showlegend": true, "type": "box", "x": {"elided": "212 float values"}, "y": {"elided": "212 float values"}}, {"boxpoints": "all", "fillcolor": "#e3a100", "hoverinfo": "name+text+y", "hovertext": {"elided": "212 str values"}, "line": {"color": "#e3a100"}, "marker": {"color": "rgba(0,0,0,0.5)", "size": 6}, "name": "Toad", "pointpos": -0.5, "showlegend": true, "type": "box", "x": {"elided": "212 float values"}, "y": {"elided": "212 float values"}}, {"boxpoints": "all", "fillcolor": "#e6a100", "hoverinfo": "name+text+y", "hovertext": {"elided": "212 str values"}, "line": {"color": "#e6a100"}, "marker": {"color": "rgba(0,0,0,0.5)", "size": 6}, "name": "Guardian", "pointpos": -0.5, "showlegend": true, "type": "box", "x": {"elided": "212 float values"}, "y": {"elided": "212 float values"}}, {"boxpoints": "all", "fillcolor": "#e8a200", "hoverinfo": "name+text+y", "hovertext": {"elided": "212 str values"}, "line": {"color": "#e8a200"}, "marker": {"color": "rgba(0,0,0,0.5)", "size": 6}, "name": "Doge", "pointpos": -0.5, "showlegend": true, "type": "box", "x": {"elided": "212 float values"}, "y": {"elided": "212x2 float values"}}, {"boxpoints": "all", "fillcolor": "#eba200", "hoverinfo": "name+text+y", "hovertext": {"elided": "212 str values"}, "line": {"color": "#eba200"}, "marker": {"color": "rgba(0,0,0,0.5)", "size": 6}, "name": "Ender Pearl", "pointpos": -0.5, "showlegend": true, "type": "box", "x": {"elided": "212 float values"}, "y": {"elided": "212 float values"}}, {"boxpoints": "all", "fillcolor": "#eea300", "hoverinfo": "name+text+y", "hovertext": {"elided": "212 str values"}, "line": {"color": "#eea300"}, "marker": {"color": "rgba(0,0,0,0.5)", "size": 6}, "name": "Cow", "pointpos": -0.5, "showlegend": true, "type": "box", "x": {"elided": "212 float values"}, "y": {"elided": "212x2 float values"}}, {"boxpoints": "all", "fillcolor": "#f0a300", "hoverinfo": "name+text+y", "hovertext": {"elided": "212 str values"}, "line": {"color": "#f0a300"}, "marker": {"color": "rgba(0,0,0,0.5)", "size": 6}, "name": "Kirby", "pointpos": -0.5, "showlegend": true, "type": "box", "x": {"elided": "212 float values"}, "y": {"elided": "212 float values"}}, {"boxpoints": "all", "fillcolor": "#f3a300", "hoverinfo": "name+text+y", "hovertext": {"elided": "212 str values"}, "line": {"color": "#f3a300"}, "marker": {"color": "rgba(0,0,0,0.5)", "size": 6}, "name": "Piranha Plant", "pointpos": -0.5, "showlegend": true, "type": "box", "x": {"elided": "212 float values"}, "y": {"elided": "212 float values"}}, {"boxpoints": "all", "fillcolor": "#f5a400", "hoverinfo": "name+text+y", "hovertext": {"elided": "212 str values"}, "line": {"color": "#f5a400"}, "marker": {"color": "rgba(0,0,0,0.5)", "size": 6}, "name": "Doge", "pointpos": -0.5, "showlegend": true, "type": "box", "x": {"elided": "212 float values"}, "y": {"elided": "212x2 float values"}}, {"boxpoints": "all", "fillcolor": "#f8a400", "hoverinfo": "name+text+y", "hovertext": {"elided": "212 str values"}, "line": {"color": "#f8a400"}, "marker": {"color": "rgba(0,0,0,0.5)", "size": 6}, "name": "Deadpool", "pointpos": -0.5, "showlegend": true, "type": "box", "x": {"elided": "212 float values"}, "y": {"elided": "212x2 float values"}}, {"boxpoints": "all", "fillcolor": "#faa400", "hoverinfo": "name+text+y", "hovertext": {"elided": "212 str values"}, "line": {"color": "#faa400"}, "marker": {"color": "rgba(0,0,0,0.5)", "size": 6}, "name": "Deadpool", "pointpos": -0.5, "showlegend": true, "type": "box", "x": {"elided": "212 float values"}, "y": {"elided": "212x2 float values"}}, {"boxpoints": "all", "fillcolor": "#fda500", "hoverinfo": "name+text+y", "hovertext": {"elided": "212 str values"}, "line": {"color": "#fda500"}, "marker": {"color": "rgba(0,0,0,0.5)", "size": 6}, "name": "Pikachu", "pointpos": -0.5, "showlegend": true, "type": "box", "x": {"elided": "212 float values"}, "y": {"elided": "212 float values"}}, {"boxpoints": "all", "fillcolor": "#ffa500", "hoverinfo": "name+text+y", "hovertext": {"elided": "212 str values"}, "line": {"color": "#ffa500"}, "marker": {"color": "rgba(0,0,0,0.5)", "size": 6}, "name": "Creeper", "pointpos": -0.5, "showlegend": true, "type": "box", "x": {"elided": "212 float values"}, "y": {"elided": "212 float values"}}], "layout": {"font": {"color": "black", "family": "Arial", "size": 12}, "margin": {"b": 50, "l": 50, "r": 50, "t": 50}, "plot_bgcolor": "white", "showlegend": true, "title": {"text": "Replika Record Distribution by Map"}, "xaxis": {"title": {"text": "Map"}}, "yaxis": {"title": {"text": "Time [s]"}}}}
